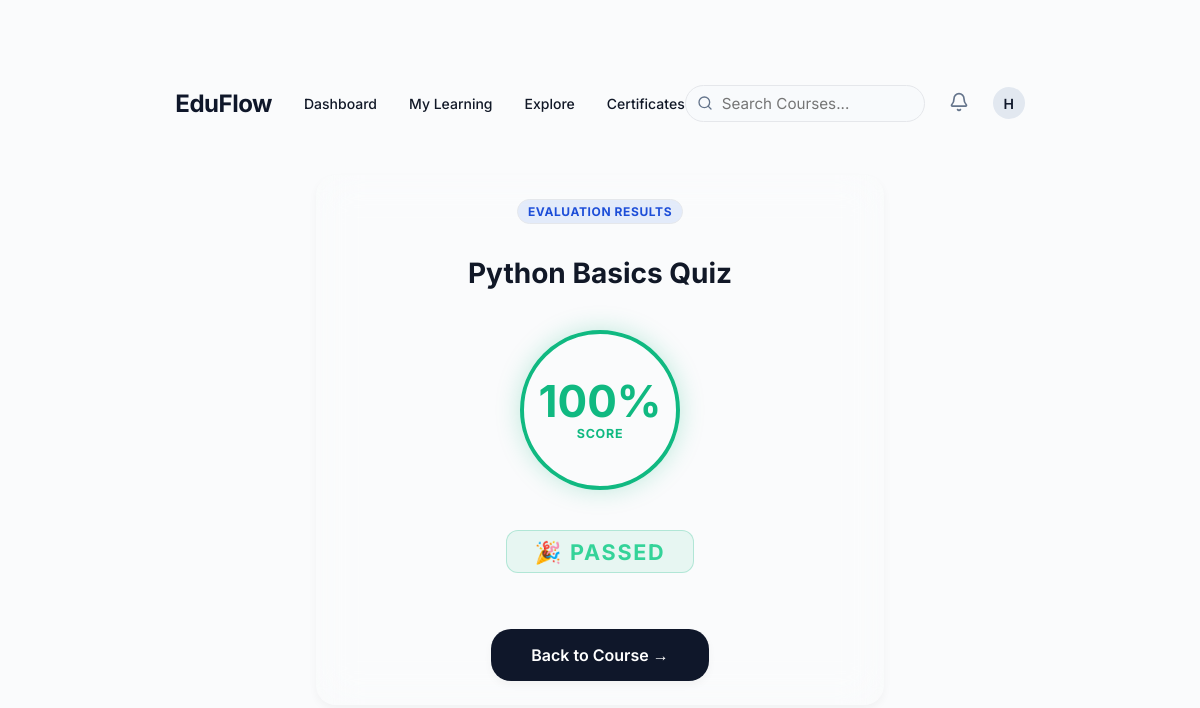
Page /quizzes/result/1/ (signed in) on the committed database.
### accounts/models.py (models this page shows, shortened)
class User(AbstractUser):
    email = models.EmailField(unique=True)
    is_student = models.BooleanField(default=True)
    is_instructor = models.BooleanField(default=False)

### quizzes/models.py (models this page shows, shortened)
class Quiz(models.Model):
    course = models.ForeignKey(
        Course,
        on_delete=models.CASCADE,
        related_name="quizzes"
    )
    title = models.CharField(max_length=200)
    description = models.TextField(
        blank=True,
        null=True
    )
    passing_score = models.PositiveIntegerField(
        default=50
    )
    created_at = models.DateTimeField(
        auto_now_add=True
    )

class QuizAttempt(models.Model):
    student = models.ForeignKey(
        settings.AUTH_USER_MODEL,
        on_delete=models.CASCADE
    )
    quiz = models.ForeignKey(
        Quiz,
        on_delete=models.CASCADE
    )
    score = models.PositiveIntegerField(
        default=0
    )
    passed = models.BooleanField(
        default=False
    )
    attempted_at = models.DateTimeField(
        auto_now_add=True
    )
    class Meta:
        indexes = [
            models.Index(fields=["student", "passed"]),
            models.Index(fields=["quiz", "-attempted_at"]),
        ]

### quizzes/views.py (the view, shortened to what this page needs)
@login_required
def quiz_result(request, pk):
    quiz = get_object_or_404(Quiz, pk=pk)
    attempt = QuizAttempt.objects.filter(
        student=request.user,
        quiz=quiz
    ).latest("attempted_at")
    return render(
        request,
        "quizzes/result.html",
        {
            "quiz": quiz,
            "attempt": attempt
        }
    )

### templates/quizzes/result.html (shortened to what this page needs)
{% extends "base.html" %}
{% load static %}
{% block body_class %}page-centered{% endblock %}
{% block content %}
<div class="result-wrap">
    <div class="card card--lg animate-scale-in text-center {% if attempt.passed %}passed{% else %}failed{% endif %}"
         style="text-align:center;" role="main">
        <span class="badge badge-pill" style="margin-bottom: 2rem;">Evaluation Results</span>
        <h1 class="heading-gradient" style="font-size: 1.75rem; font-weight: 700; margin-bottom: 2.5rem;">
            {{ quiz.title }}
        </h1>
        <div class="score-circle" role="img" aria-label="Score: {{ attempt.score }}%">
            <span class="score-val">{{ attempt.score }}%</span>
            <span class="score-label">Score</span>
        </div>
        {% if attempt.passed %}
        <span class="status-badge">🎉 Passed</span>
        {% else %}
        <span class="status-badge">✗ Failed</span>
        {% endif %}
        <div style="margin-top: 1rem;">
            <a href="{% url 'course_detail' quiz.course.id %}" class="btn btn-primary btn--lg" id="btn-back-course">
                Back to Course &rarr;
            </a>
        </div>
    </div>
</div>
{% endblock %}

### templates/_navbar.html (shortened to what this page needs)
<nav class="global-nav" aria-label="Main navigation">
    <div class="container">
        <div class="global-nav__left">
            <a href="{% url 'dashboard' %}" class="global-nav__logo">EduFlow</a>
            <div class="global-nav__links">
                {% if request.user.is_authenticated %}
                    {% if is_admin %}
                    <a href="{% url 'instructor_dashboard' %}">Instructor Portal</a>
                    <a href="{% url 'monitoring_dashboard' %}">Monitoring</a>
                    <a href="{% url 'reports_dashboard' %}">Reports</a>
                    {% else %}
                    <a href="{% url 'dashboard' %}">Dashboard</a>
                    <a href="{% url 'my_courses' %}">My Learning</a>
                    <a href="{% url 'course_list' %}">Explore</a>
                    <a href="{% url 'certificate_list' %}">Certificates</a>
                    {% endif %}
                {% else %}
                    <a href="{% url 'course_list' %}">Explore</a>
                {% endif %}
            </div>
        </div>
        <div class="global-nav__right">
            {% if request.user.is_authenticated %}
                <div class="global-nav__links" style="gap: 24px;">
                    <form action="{% url 'search_courses' %}" method="get" style="position: relative; flex: 0 0 240px; max-width: 240px;">
                        <i data-lucide="search" style="position: absolute; left: 12px; top: 50%; transform: translateY(-50%); width: 16px; height: 16px; color: var(--text-muted);"></i>
                        <input type="text" name="q" placeholder="Search Courses..." class="input" style="padding-left: 36px; padding-top: 0.5rem; padding-bottom: 0.5rem; border-radius: var(--radius-full); width: 100%; background: #F8FAFC;">
                    </form>
                    <div class="nav-notifications" style="position: relative; display: flex; align-items: center;">
                        <button id="notificationBell" style="background: none; border: none; cursor: pointer; position: relative; padding: 0;">
                            <i data-lucide="bell" style="width: 20px; color: var(--text-muted);"></i>
                        </button>
                    </div>
                    <a href="{% url 'profile' %}" aria-label="Profile" style="display: flex; align-items: center;">
                        <div class="avatar avatar-sm" aria-hidden="true">{{ request.user.username|make_list|first|upper }}</div>
                    </a>
                </div>
            {% else %}
                <div class="global-nav__links">
                    <a href="{% url 'login' %}" class="btn btn-secondary btn--sm">Log In</a>
                    <a href="{% url 'register' %}" class="btn btn-primary btn--sm">Sign Up</a>
                </div>
            {% endif %}
        </div>
    </div>
</nav>

### static/css/main.css (style rules this page uses)
:root { --bg-gradient: #FAFBFC; --bg-gradient-auth: #FAFBFC; --card-bg: #FFFFFF; --card-bg-auth: #FFFFFF; --card-border: #E5E7EB; --accent-primary: #0F172A; --accent-secondary: #2563EB; --accent-cyan: #06B6D4; --accent-green: #10B981; --accent-red: #EF4444; --accent-amber: #F59E0B; --accent-gold: #D4AF37; --text-primary: #111827; --text-muted: #64748B; --text-subtle: #94A3B8; --input-bg: #FFFFFF; --input-border: #E5E7EB; --input-focus: #2563EB; --success: #10B981; --danger: #EF4444; --warning: #F59E0B; --info: #06B6D4; --shadow-sm: 0 4px 8px rgba(0,0,0,.04); --shadow-md: 0 12px 24px rgba(15,23,42,.08); --shadow-lg: 0 24px 48px rgba(15,23,42,.12); --radius-sm: 8px; --radius-md: 12px; --radius-lg: 20px; --radius-xl: 28px; --radius-full: 9999px; }
*, *::before, *::after { box-sizing: border-box; margin: 0; padding: 0; }
html { scroll-behavior: smooth; }
body { font-family: 'Inter', sans-serif; background: var(--bg-gradient); color: var(--text-primary); min-height: 100vh; position: relative; overflow-x: hidden; }
.container { max-width: 1280px; margin: 0 auto; padding: 0 40px; width: 100%; }
.global-nav { height: 80px; background: var(--surface); border-bottom: 1px solid var(--border); display: flex; align-items: center; position: sticky; top: 0; z-index: 100; }
.global-nav .container { display: flex; justify-content: space-between; align-items: center; }
.global-nav__left, .global-nav__right { display: flex; align-items: center; gap: 32px; }
.global-nav__logo { font-size: 24px; font-weight: 700; color: var(--accent-primary); text-decoration: none; letter-spacing: -0.02em; }
.global-nav__links { display: flex; align-items: center; gap: 32px; white-space: nowrap; }
.global-nav__links a { text-decoration: none; color: var(--text-secondary); font-weight: 500; font-size: 14px; transition: color 200ms ease; }
.page-centered { display: flex; flex-direction: column; align-items: center; justify-content: center; padding: 2rem 1rem; min-height: 100vh; }
.card--lg { border-radius: 32px; padding: 4rem 3.5rem; box-shadow: var(--shadow-lg); }
.btn { display: inline-flex; align-items: center; justify-content: center; gap: 0.4rem; padding: 0.75rem 1.5rem; border-radius: 12px; font-family: inherit; font-size: 0.925rem; font-weight: 600; text-decoration: none; cursor: pointer; border: none; transition: all 0.3s cubic-bezier(0.16, 1, 0.3, 1); white-space: nowrap; }
.btn--lg { padding: 1rem 2.25rem; font-size: 1rem; border-radius: 14px; }
.btn-primary { background: var(--accent-primary); color: #FFFFFF !important; box-shadow: var(--shadow-sm); }
.form-input, input[type="text"], input[type="email"], input[type="password"], input[type="number"], input[type="url"], select, textarea { width: 100%; padding: 0.85rem 1.25rem; background: var(--input-bg); border: 1px solid var(--input-border); border-radius: 12px; font-size: 0.95rem; color: var(--text-primary); font-family: inherit; transition: all 0.25s ease; }
.badge { display: inline-flex; align-items: center; padding: 0.3rem 0.75rem; border-radius: 8px; font-size: 0.75rem; font-weight: 600; text-transform: uppercase; letter-spacing: 0.04em; }
.badge-pill { border-radius: 999px; background: rgba(37, 99, 235, 0.1); border: 1px solid var(--input-border); color: #1D4ED8; }
.animate-scale-in { animation: scaleIn 0.7s cubic-bezier(0.16,1,0.3,1); }
.text-center { text-align: center; }

### templates/quizzes/result.html (style rules this page uses)
.result-wrap { position: relative; z-index: 2; width: 100%; max-width: 600px; padding: 2rem 1rem; }
.score-circle { width: 160px; height: 160px; border-radius: 50%; margin: 0 auto 2.5rem; display: flex; flex-direction: column; align-items: center; justify-content: center; border: 4px solid; }
.score-val { font-size: 2.75rem; font-weight: 700; line-height: 1; }
.score-label { font-size: 0.78rem; font-weight: 700; text-transform: uppercase; letter-spacing: 0.06em; margin-top: 0.2rem; }
.status-badge { font-size: 1.35rem; font-weight: 700; letter-spacing: 0.08em; text-transform: uppercase; padding: 0.45rem 1.75rem; border-radius: 12px; border: 1px solid; display: inline-block; margin-bottom: 2.5rem; }
.passed .score-circle { border-color: var(--success); color: var(--success); box-shadow: 0 0 24px rgba(16,185,129,0.25); }
.passed .status-badge { background: rgba(16,185,129,0.08); border-color: rgba(16,185,129,0.25); color: #34d399; }

### rows in the picture
User: user.username|make_list "H"
Quiz: title "Python Basics Quiz"
QuizAttempt: score "100"
